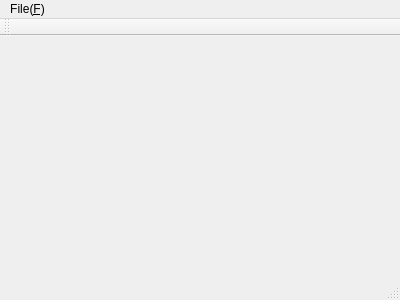
<?xml version="1.0" encoding="UTF-8"?>
<ui version="4.0">
 <class>MainWindow</class>
 <widget class="QMainWindow" name="MainWindow">
  <property name="geometry">
   <rect>
    <x>0</x>
    <y>0</y>
    <width>400</width>
    <height>300</height>
   </rect>
  </property>
  <property name="windowTitle">
   <string>MainWindow</string>
  </property>
  <widget class="QWidget" name="centralWidget"/>
  <widget class="QMenuBar" name="menuBar">
   <property name="geometry">
    <rect>
     <x>0</x>
     <y>0</y>
     <width>400</width>
     <height>22</height>
    </rect>
   </property>
   <widget class="QMenu" name="menuFile_F">
    <property name="title">
     <string>File(&amp;F)</string>
    </property>
    <addaction name="actionNew"/>
   </widget>
   <addaction name="menuFile_F"/>
  </widget>
  <widget class="QToolBar" name="mainToolBar">
   <attribute name="toolBarArea">
    <enum>TopToolBarArea</enum>
   </attribute>
   <attribute name="toolBarBreak">
    <bool>false</bool>
   </attribute>
  </widget>
  <widget class="QStatusBar" name="statusBar"/>
  <action name="actionNew_N">
   <property name="icon">
    <iconset>
     <normaloff>:/myimages/HelloWorld/icon.icns</normaloff>:/myimages/HelloWorld/icon.icns</iconset>
   </property>
   <property name="text">
    <string>文件(&amp;F)</string>
   </property>
   <property name="shortcut">
    <string>Ctrl+F</string>
   </property>
  </action>
  <action name="actionNew">
   <property name="icon">
    <iconset>
     <normaloff>:/myimages/HelloWorld/icon.icns</normaloff>:/myimages/HelloWorld/icon.icns</iconset>
   </property>
   <property name="text">
    <string>新建</string>
   </property>
   <property name="toolTip">
    <string>新建</string>
   </property>
   <property name="shortcut">
    <string>Ctrl+N</string>
   </property>
  </action>
 </widget>
 <layoutdefault spacing="6" margin="11"/>
 <resources/>
 <connections/>
</ui>
